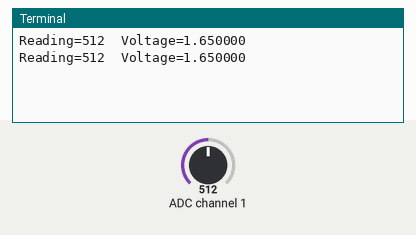
Bench run of a program on a simulated Raspberry Pi (BCM pin numbers). Shown: the last lines printed to the terminal. The inputs (shaded band) are chosen by the test bench; at power-on: ADC channel 1 = 512 (analog values on the 0–1023 scale).

Above: at 1.2 s.
1.3 s: ADC channel 1 set to 716
At 2.6 s:
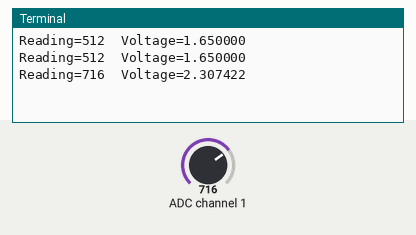
2.8 s: ADC channel 1 set to 900
At 3.8 s:
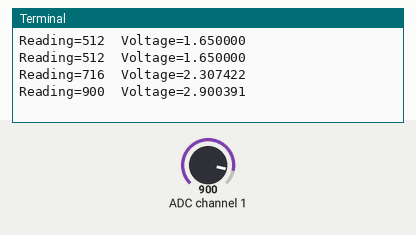
Timing chart, 0 to 5.8 s (numbered marks = the images above; inputs shaded):
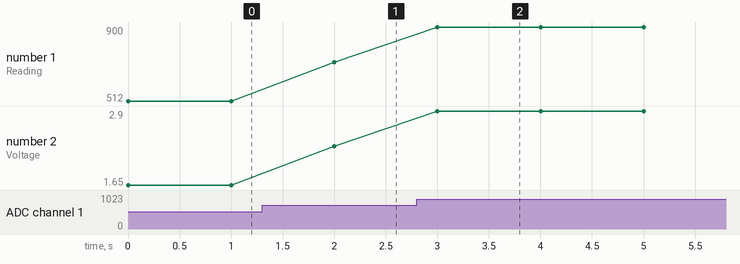

The program:

mcpTest.py
```python
import spidev, time
import RPi.GPIO as GPIO

spi = spidev.SpiDev()
spi.open(0,0)
spi.max_speed_hz=1350000

def analog_read(channel):
    r = spi.xfer2([1, (8+channel) << 4,0])
    adc_out = ((r[1]&3)<<8)+r[2]
    return adc_out

while True :
    reading = analog_read(1)
    voltage = reading * 3.3/1024
    print("Reading=%d\tVoltage=%f"%(reading, voltage))
    time.sleep(1)
```

Measured:
- after the input at 1.3 s, the terminal: prints a new line after 0.70 s (image 1)
- after the input at 2.8 s, the terminal: prints a new line after 0.20 s (image 2)
- plotted number 1: 512 → 716 after the input at 1.3 s, 716 → 900 after the input at 2.8 s
- plotted number 2: 1.65 → 2.31 after the input at 1.3 s, 2.31 → 2.9 after the input at 2.8 s
